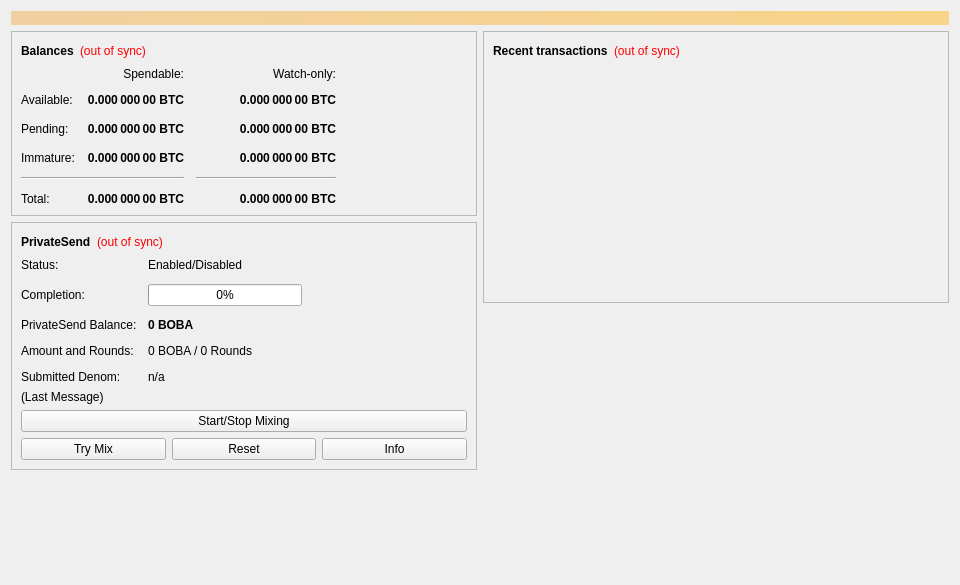
<?xml version="1.0" encoding="UTF-8"?>
<ui version="4.0">
 <class>OverviewPage</class>
 <widget class="QWidget" name="OverviewPage">
  <property name="geometry">
   <rect>
    <x>0</x>
    <y>0</y>
    <width>960</width>
    <height>585</height>
   </rect>
  </property>
  <property name="minimumSize">
   <size>
    <width>960</width>
    <height>0</height>
   </size>
  </property>
  <property name="windowTitle">
   <string>Form</string>
  </property>
  <layout class="QVBoxLayout" name="topLayout">
   <item>
    <widget class="QLabel" name="labelAlerts">
     <property name="visible">
      <bool>false</bool>
     </property>
     <property name="styleSheet">
      <string notr="true">QLabel { background-color: qlineargradient(x1: 0, y1: 0, x2: 1, y2: 0, stop:0 #F0D0A0, stop:1 #F8D488); color:#000000; }</string>
     </property>
     <property name="wordWrap">
      <bool>true</bool>
     </property>
     <property name="margin">
      <number>3</number>
     </property>
     <property name="textInteractionFlags">
      <set>Qt::TextSelectableByMouse</set>
     </property>
    </widget>
   </item>
   <item>
    <layout class="QHBoxLayout" name="horizontalLayout" stretch="1,1">
     <item>
      <layout class="QVBoxLayout" name="verticalLayout_2">
       <item>
        <widget class="QFrame" name="frame">
         <property name="frameShape">
          <enum>QFrame::StyledPanel</enum>
         </property>
         <property name="frameShadow">
          <enum>QFrame::Raised</enum>
         </property>
         <layout class="QVBoxLayout" name="verticalLayout_4">
          <item>
           <layout class="QHBoxLayout" name="horizontalLayout_4">
            <item>
             <widget class="QLabel" name="label_5">
              <property name="font">
               <font>
                <weight>75</weight>
                <bold>true</bold>
               </font>
              </property>
              <property name="text">
               <string>Balances</string>
              </property>
             </widget>
            </item>
            <item>
             <widget class="QLabel" name="labelWalletStatus">
              <property name="toolTip">
               <string>The displayed information may be out of date. Your wallet automatically synchronizes with the Bobachain network after a connection is established, but this process has not completed yet.</string>
              </property>
              <property name="styleSheet">
               <string notr="true">QLabel { color: red; }</string>
              </property>
              <property name="text">
               <string notr="true">(out of sync)</string>
              </property>
              <property name="alignment">
               <set>Qt::AlignLeading|Qt::AlignLeft|Qt::AlignVCenter</set>
              </property>
             </widget>
            </item>
            <item>
             <spacer name="horizontalSpacer_3">
              <property name="orientation">
               <enum>Qt::Horizontal</enum>
              </property>
              <property name="sizeHint" stdset="0">
               <size>
                <width>40</width>
                <height>20</height>
               </size>
              </property>
             </spacer>
            </item>
           </layout>
          </item>
          <item>
           <layout class="QGridLayout" name="gridLayout">
            <property name="spacing">
             <number>12</number>
            </property>
            <item row="2" column="2">
             <widget class="QLabel" name="labelWatchPending">
              <property name="font">
               <font>
                <weight>75</weight>
                <bold>true</bold>
               </font>
              </property>
              <property name="cursor">
               <cursorShape>IBeamCursor</cursorShape>
              </property>
              <property name="toolTip">
               <string>Unconfirmed transactions to watch-only addresses</string>
              </property>
              <property name="text">
               <string notr="true">0.000 000 00 BTC</string>
              </property>
              <property name="alignment">
               <set>Qt::AlignRight|Qt::AlignTrailing|Qt::AlignVCenter</set>
              </property>
              <property name="textInteractionFlags">
               <set>Qt::LinksAccessibleByMouse|Qt::TextSelectableByKeyboard|Qt::TextSelectableByMouse</set>
              </property>
             </widget>
            </item>
            <item row="2" column="1">
             <widget class="QLabel" name="labelUnconfirmed">
              <property name="font">
               <font>
                <weight>75</weight>
                <bold>true</bold>
               </font>
              </property>
              <property name="cursor">
               <cursorShape>IBeamCursor</cursorShape>
              </property>
              <property name="toolTip">
               <string>Total of transactions that have yet to be confirmed, and do not yet count toward the spendable balance</string>
              </property>
              <property name="text">
               <string notr="true">0.000 000 00 BTC</string>
              </property>
              <property name="alignment">
               <set>Qt::AlignRight|Qt::AlignTrailing|Qt::AlignVCenter</set>
              </property>
              <property name="textInteractionFlags">
               <set>Qt::LinksAccessibleByMouse|Qt::TextSelectableByKeyboard|Qt::TextSelectableByMouse</set>
              </property>
             </widget>
            </item>
            <item row="3" column="2">
             <widget class="QLabel" name="labelWatchImmature">
              <property name="font">
               <font>
                <weight>75</weight>
                <bold>true</bold>
               </font>
              </property>
              <property name="cursor">
               <cursorShape>IBeamCursor</cursorShape>
              </property>
              <property name="toolTip">
               <string>Mined balance in watch-only addresses that has not yet matured</string>
              </property>
              <property name="text">
               <string notr="true">0.000 000 00 BTC</string>
              </property>
              <property name="alignment">
               <set>Qt::AlignRight|Qt::AlignTrailing|Qt::AlignVCenter</set>
              </property>
              <property name="textInteractionFlags">
               <set>Qt::LinksAccessibleByMouse|Qt::TextSelectableByKeyboard|Qt::TextSelectableByMouse</set>
              </property>
             </widget>
            </item>
            <item row="4" column="0" colspan="2">
             <widget class="Line" name="lineSpendableBalance">
              <property name="orientation">
               <enum>Qt::Horizontal</enum>
              </property>
             </widget>
            </item>
            <item row="4" column="2">
             <widget class="Line" name="lineWatchBalance">
              <property name="sizePolicy">
               <sizepolicy hsizetype="Preferred" vsizetype="Fixed">
                <horstretch>0</horstretch>
                <verstretch>0</verstretch>
               </sizepolicy>
              </property>
              <property name="minimumSize">
               <size>
                <width>140</width>
                <height>0</height>
               </size>
              </property>
              <property name="orientation">
               <enum>Qt::Horizontal</enum>
              </property>
             </widget>
            </item>
            <item row="5" column="0">
             <widget class="QLabel" name="labelTotalText">
              <property name="text">
               <string>Total:</string>
              </property>
             </widget>
            </item>
            <item row="3" column="1">
             <widget class="QLabel" name="labelImmature">
              <property name="font">
               <font>
                <weight>75</weight>
                <bold>true</bold>
               </font>
              </property>
              <property name="cursor">
               <cursorShape>IBeamCursor</cursorShape>
              </property>
              <property name="toolTip">
               <string>Mined balance that has not yet matured</string>
              </property>
              <property name="text">
               <string notr="true">0.000 000 00 BTC</string>
              </property>
              <property name="alignment">
               <set>Qt::AlignRight|Qt::AlignTrailing|Qt::AlignVCenter</set>
              </property>
              <property name="textInteractionFlags">
               <set>Qt::LinksAccessibleByMouse|Qt::TextSelectableByKeyboard|Qt::TextSelectableByMouse</set>
              </property>
             </widget>
            </item>
            <item row="2" column="3">
             <spacer name="horizontalSpacer_2">
              <property name="orientation">
               <enum>Qt::Horizontal</enum>
              </property>
              <property name="sizeHint" stdset="0">
               <size>
                <width>40</width>
                <height>20</height>
               </size>
              </property>
             </spacer>
            </item>
            <item row="3" column="0">
             <widget class="QLabel" name="labelImmatureText">
              <property name="text">
               <string>Immature:</string>
              </property>
             </widget>
            </item>
            <item row="5" column="1">
             <widget class="QLabel" name="labelTotal">
              <property name="font">
               <font>
                <weight>75</weight>
                <bold>true</bold>
               </font>
              </property>
              <property name="cursor">
               <cursorShape>IBeamCursor</cursorShape>
              </property>
              <property name="toolTip">
               <string>Your current total balance</string>
              </property>
              <property name="text">
               <string notr="true">0.000 000 00 BTC</string>
              </property>
              <property name="alignment">
               <set>Qt::AlignRight|Qt::AlignTrailing|Qt::AlignVCenter</set>
              </property>
              <property name="textInteractionFlags">
               <set>Qt::LinksAccessibleByMouse|Qt::TextSelectableByKeyboard|Qt::TextSelectableByMouse</set>
              </property>
             </widget>
            </item>
            <item row="5" column="2">
             <widget class="QLabel" name="labelWatchTotal">
              <property name="font">
               <font>
                <weight>75</weight>
                <bold>true</bold>
               </font>
              </property>
              <property name="cursor">
               <cursorShape>IBeamCursor</cursorShape>
              </property>
              <property name="toolTip">
               <string>Current total balance in watch-only addresses</string>
              </property>
              <property name="text">
               <string notr="true">0.000 000 00 BTC</string>
              </property>
              <property name="alignment">
               <set>Qt::AlignRight|Qt::AlignTrailing|Qt::AlignVCenter</set>
              </property>
              <property name="textInteractionFlags">
               <set>Qt::LinksAccessibleByMouse|Qt::TextSelectableByKeyboard|Qt::TextSelectableByMouse</set>
              </property>
             </widget>
            </item>
            <item row="0" column="2">
             <widget class="QLabel" name="labelWatchonly">
              <property name="text">
               <string>Watch-only:</string>
              </property>
              <property name="alignment">
               <set>Qt::AlignRight|Qt::AlignTrailing|Qt::AlignVCenter</set>
              </property>
             </widget>
            </item>
            <item row="1" column="0">
             <widget class="QLabel" name="labelBalanceText">
              <property name="text">
               <string>Available:</string>
              </property>
             </widget>
            </item>
            <item row="1" column="1">
             <widget class="QLabel" name="labelBalance">
              <property name="font">
               <font>
                <weight>75</weight>
                <bold>true</bold>
               </font>
              </property>
              <property name="cursor">
               <cursorShape>IBeamCursor</cursorShape>
              </property>
              <property name="toolTip">
               <string>Your current spendable balance</string>
              </property>
              <property name="text">
               <string notr="true">0.000 000 00 BTC</string>
              </property>
              <property name="alignment">
               <set>Qt::AlignRight|Qt::AlignTrailing|Qt::AlignVCenter</set>
              </property>
              <property name="textInteractionFlags">
               <set>Qt::LinksAccessibleByMouse|Qt::TextSelectableByKeyboard|Qt::TextSelectableByMouse</set>
              </property>
             </widget>
            </item>
            <item row="1" column="2">
             <widget class="QLabel" name="labelWatchAvailable">
              <property name="font">
               <font>
                <weight>75</weight>
                <bold>true</bold>
               </font>
              </property>
              <property name="cursor">
               <cursorShape>IBeamCursor</cursorShape>
              </property>
              <property name="toolTip">
               <string>Your current balance in watch-only addresses</string>
              </property>
              <property name="text">
               <string notr="true">0.000 000 00 BTC</string>
              </property>
              <property name="alignment">
               <set>Qt::AlignRight|Qt::AlignTrailing|Qt::AlignVCenter</set>
              </property>
              <property name="textInteractionFlags">
               <set>Qt::LinksAccessibleByMouse|Qt::TextSelectableByKeyboard|Qt::TextSelectableByMouse</set>
              </property>
             </widget>
            </item>
            <item row="2" column="0">
             <widget class="QLabel" name="labelPendingText">
              <property name="text">
               <string>Pending:</string>
              </property>
             </widget>
            </item>
            <item row="0" column="1">
             <widget class="QLabel" name="labelSpendable">
              <property name="text">
               <string>Spendable:</string>
              </property>
              <property name="alignment">
               <set>Qt::AlignRight|Qt::AlignTrailing|Qt::AlignVCenter</set>
              </property>
             </widget>
            </item>
           </layout>
          </item>
         </layout>
        </widget>
       </item>
       <item>
        <widget class="QFrame" name="framePrivateSend">
         <property name="layoutDirection">
          <enum>Qt::LeftToRight</enum>
         </property>
         <property name="frameShape">
          <enum>QFrame::StyledPanel</enum>
         </property>
         <property name="frameShadow">
          <enum>QFrame::Raised</enum>
         </property>
         <layout class="QVBoxLayout" name="VerticalLayout_PS1">
          <item>
           <layout class="QHBoxLayout" name="horizontalLayout_5">
            <item>
             <widget class="QLabel" name="labelPrivateSendHeader">
              <property name="font">
               <font>
                <weight>75</weight>
                <bold>true</bold>
               </font>
              </property>
              <property name="text">
               <string>PrivateSend</string>
              </property>
             </widget>
            </item>
            <item>
             <widget class="QLabel" name="labelPrivateSendSyncStatus">
              <property name="toolTip">
               <string>The displayed information may be out of date. Your wallet automatically synchronizes with the Bobachain network after a connection is established, but this process has not completed yet.</string>
              </property>
              <property name="styleSheet">
               <string notr="true">QLabel { color: red; }</string>
              </property>
              <property name="text">
               <string notr="true">(out of sync)</string>
              </property>
              <property name="alignment">
               <set>Qt::AlignLeading|Qt::AlignLeft|Qt::AlignVCenter</set>
              </property>
             </widget>
            </item>
            <item>
             <spacer name="horizontalSpacer_4">
              <property name="orientation">
               <enum>Qt::Horizontal</enum>
              </property>
              <property name="sizeHint" stdset="0">
               <size>
                <width>40</width>
                <height>20</height>
               </size>
              </property>
             </spacer>
            </item>
           </layout>
          </item>
          <item>
           <layout class="QFormLayout" name="privateSendFormLayout">
            <property name="fieldGrowthPolicy">
             <enum>QFormLayout::AllNonFixedFieldsGrow</enum>
            </property>
            <property name="horizontalSpacing">
             <number>11</number>
            </property>
            <property name="verticalSpacing">
             <number>12</number>
            </property>
            <item row="0" column="0">
             <widget class="QLabel" name="labelPrivateSendEnabledText">
              <property name="text">
               <string>Status:</string>
              </property>
             </widget>
            </item>
            <item row="0" column="1">
             <widget class="QLabel" name="labelPrivateSendEnabled">
              <property name="text">
               <string>Enabled/Disabled</string>
              </property>
             </widget>
            </item>
            <item row="1" column="0">
             <widget class="QLabel" name="labelCompletitionText">
              <property name="text">
               <string>Completion:</string>
              </property>
             </widget>
            </item>
            <item row="1" column="1">
             <widget class="QProgressBar" name="privateSendProgress">
              <property name="maximumSize">
               <size>
                <width>154</width>
                <height>16777215</height>
               </size>
              </property>
              <property name="value">
               <number>0</number>
              </property>
             </widget>
            </item>
            <item row="2" column="0">
             <widget class="QLabel" name="labelAnonymizedText">
              <property name="text">
               <string>PrivateSend Balance:</string>
              </property>
             </widget>
            </item>
            <item row="2" column="1">
             <widget class="QLabel" name="labelAnonymized">
              <property name="font">
               <font>
                <weight>75</weight>
                <bold>true</bold>
               </font>
              </property>
              <property name="text">
               <string notr="true">0 BOBA</string>
              </property>
             </widget>
            </item>
            <item row="3" column="0">
             <widget class="QLabel" name="labelAmountAndRoundsText">
              <property name="text">
               <string>Amount and Rounds:</string>
              </property>
             </widget>
            </item>
            <item row="3" column="1">
             <widget class="QLabel" name="labelAmountRounds">
              <property name="text">
               <string>0 BOBA / 0 Rounds</string>
              </property>
             </widget>
            </item>
            <item row="4" column="0">
             <widget class="QLabel" name="labelSubmittedDenomText">
              <property name="text">
               <string>Submitted Denom:</string>
              </property>
             </widget>
            </item>
            <item row="4" column="1">
             <widget class="QLabel" name="labelSubmittedDenom">
              <property name="toolTip">
               <string>The denominations you submitted to the Masternode.&lt;br&gt;To mix, other users must submit the exact same denominations.</string>
              </property>
              <property name="text">
               <string>n/a</string>
              </property>
             </widget>
            </item>
           </layout>
          </item>
          <item>
           <layout class="QVBoxLayout" name="VerticalLayout_PS">
            <item>
             <widget class="QLabel" name="labelPrivateSendLastMessage">
              <property name="text">
               <string>(Last Message)</string>
              </property>
              <property name="alignment">
               <set>Qt::AlignLeading|Qt::AlignLeft|Qt::AlignTop</set>
              </property>
              <property name="wordWrap">
               <bool>true</bool>
              </property>
             </widget>
            </item>
            <item>
             <widget class="QPushButton" name="togglePrivateSend">
              <property name="sizePolicy">
               <sizepolicy hsizetype="MinimumExpanding" vsizetype="Fixed">
                <horstretch>0</horstretch>
                <verstretch>0</verstretch>
               </sizepolicy>
              </property>
              <property name="text">
               <string>Start/Stop Mixing</string>
              </property>
             </widget>
            </item>
            <item>
             <layout class="QHBoxLayout" name="horizontalLayout_debugbuttons">
              <item>
               <widget class="QPushButton" name="privateSendAuto">
                <property name="sizePolicy">
                 <sizepolicy hsizetype="MinimumExpanding" vsizetype="Fixed">
                  <horstretch>0</horstretch>
                  <verstretch>0</verstretch>
                 </sizepolicy>
                </property>
                <property name="toolTip">
                 <string>Try to manually submit a PrivateSend request.</string>
                </property>
                <property name="text">
                 <string>Try Mix</string>
                </property>
               </widget>
              </item>
              <item>
               <widget class="QPushButton" name="privateSendReset">
                <property name="sizePolicy">
                 <sizepolicy hsizetype="MinimumExpanding" vsizetype="Fixed">
                  <horstretch>0</horstretch>
                  <verstretch>0</verstretch>
                 </sizepolicy>
                </property>
                <property name="toolTip">
                 <string>Reset the current status of PrivateSend (can interrupt PrivateSend if it's in the process of Mixing, which can cost you money!)</string>
                </property>
                <property name="autoFillBackground">
                 <bool>false</bool>
                </property>
                <property name="text">
                 <string>Reset</string>
                </property>
               </widget>
              </item>
              <item>
               <widget class="QPushButton" name="privateSendInfo">
                <property name="sizePolicy">
                 <sizepolicy hsizetype="MinimumExpanding" vsizetype="Fixed">
                  <horstretch>0</horstretch>
                  <verstretch>0</verstretch>
                 </sizepolicy>
                </property>
                <property name="toolTip">
                 <string>Information about PrivateSend and Mixing</string>
                </property>
                <property name="text">
                 <string>Info</string>
                </property>
               </widget>
              </item>
             </layout>
            </item>
           </layout>
          </item>
         </layout>
        </widget>
       </item>
       <item>
        <spacer name="verticalSpacer">
         <property name="orientation">
          <enum>Qt::Vertical</enum>
         </property>
         <property name="sizeHint" stdset="0">
          <size>
           <width>20</width>
           <height>40</height>
          </size>
         </property>
        </spacer>
       </item>
      </layout>
     </item>
     <item>
      <layout class="QVBoxLayout" name="verticalLayout_3">
       <item>
        <widget class="QFrame" name="frame_2">
         <property name="frameShape">
          <enum>QFrame::StyledPanel</enum>
         </property>
         <property name="frameShadow">
          <enum>QFrame::Raised</enum>
         </property>
         <layout class="QVBoxLayout" name="verticalLayout">
          <item>
           <layout class="QHBoxLayout" name="horizontalLayout_2">
            <item>
             <widget class="QLabel" name="label_4">
              <property name="font">
               <font>
                <weight>75</weight>
                <bold>true</bold>
               </font>
              </property>
              <property name="text">
               <string>Recent transactions</string>
              </property>
             </widget>
            </item>
            <item>
             <widget class="QLabel" name="labelTransactionsStatus">
              <property name="toolTip">
               <string>The displayed information may be out of date. Your wallet automatically synchronizes with the Bobachain network after a connection is established, but this process has not completed yet.</string>
              </property>
              <property name="styleSheet">
               <string notr="true">QLabel { color: red; }</string>
              </property>
              <property name="text">
               <string notr="true">(out of sync)</string>
              </property>
              <property name="alignment">
               <set>Qt::AlignLeading|Qt::AlignLeft|Qt::AlignVCenter</set>
              </property>
             </widget>
            </item>
            <item>
             <spacer name="horizontalSpacer">
              <property name="orientation">
               <enum>Qt::Horizontal</enum>
              </property>
              <property name="sizeHint" stdset="0">
               <size>
                <width>40</width>
                <height>20</height>
               </size>
              </property>
             </spacer>
            </item>
           </layout>
          </item>
          <item>
           <widget class="QListView" name="listTransactions">
            <property name="styleSheet">
             <string notr="true">QListView { background: transparent; }</string>
            </property>
            <property name="frameShape">
             <enum>QFrame::NoFrame</enum>
            </property>
            <property name="verticalScrollBarPolicy">
             <enum>Qt::ScrollBarAlwaysOff</enum>
            </property>
            <property name="horizontalScrollBarPolicy">
             <enum>Qt::ScrollBarAlwaysOff</enum>
            </property>
            <property name="selectionMode">
             <enum>QAbstractItemView::NoSelection</enum>
            </property>
           </widget>
          </item>
         </layout>
        </widget>
       </item>
       <item>
        <spacer name="verticalSpacer_2">
         <property name="orientation">
          <enum>Qt::Vertical</enum>
         </property>
         <property name="sizeHint" stdset="0">
          <size>
           <width>20</width>
           <height>40</height>
          </size>
         </property>
        </spacer>
       </item>
      </layout>
     </item>
    </layout>
   </item>
  </layout>
 </widget>
 <resources/>
 <connections/>
</ui>
